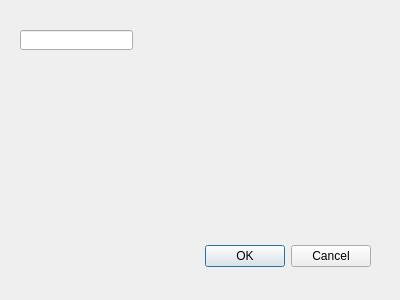
<?xml version="1.0" encoding="UTF-8"?>
<ui version="4.0">
 <class>Dialog</class>
 <widget class="QDialog" name="Dialog">
  <property name="geometry">
   <rect>
    <x>0</x>
    <y>0</y>
    <width>400</width>
    <height>300</height>
   </rect>
  </property>
  <property name="windowTitle">
   <string>Dialog</string>
  </property>
  <widget class="QDialogButtonBox" name="buttonBox">
   <property name="geometry">
    <rect>
     <x>30</x>
     <y>240</y>
     <width>341</width>
     <height>32</height>
    </rect>
   </property>
   <property name="orientation">
    <enum>Qt::Horizontal</enum>
   </property>
   <property name="standardButtons">
    <set>QDialogButtonBox::Cancel|QDialogButtonBox::Ok</set>
   </property>
  </widget>
  <widget class="QLineEdit" name="lineEdit">
   <property name="geometry">
    <rect>
     <x>20</x>
     <y>30</y>
     <width>113</width>
     <height>20</height>
    </rect>
   </property>
  </widget>
 </widget>
 <resources/>
 <connections>
  <connection>
   <sender>buttonBox</sender>
   <signal>accepted()</signal>
   <receiver>Dialog</receiver>
   <slot>accept()</slot>
   <hints>
    <hint type="sourcelabel">
     <x>248</x>
     <y>254</y>
    </hint>
    <hint type="destinationlabel">
     <x>157</x>
     <y>274</y>
    </hint>
   </hints>
  </connection>
  <connection>
   <sender>buttonBox</sender>
   <signal>rejected()</signal>
   <receiver>Dialog</receiver>
   <slot>reject()</slot>
   <hints>
    <hint type="sourcelabel">
     <x>316</x>
     <y>260</y>
    </hint>
    <hint type="destinationlabel">
     <x>286</x>
     <y>274</y>
    </hint>
   </hints>
  </connection>
 </connections>
</ui>
